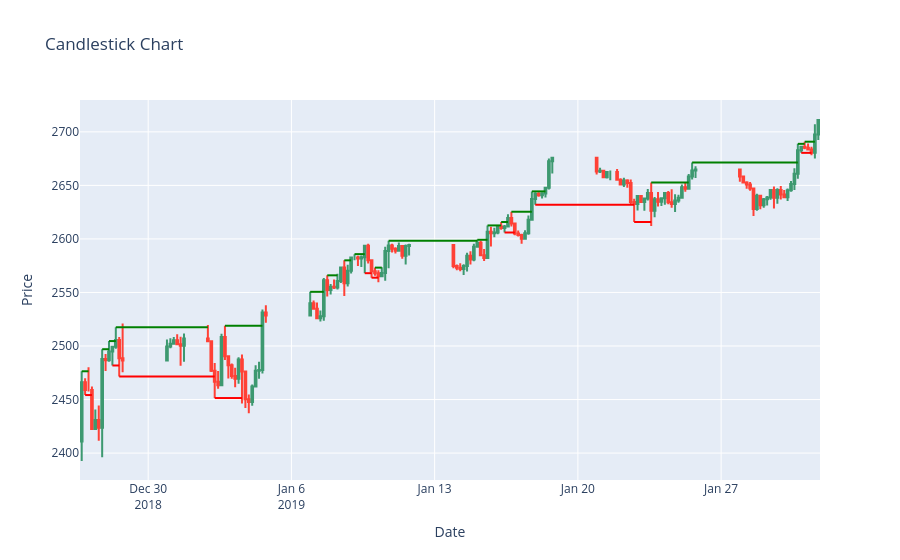

Notebook code cell kept with this figure:
### Code cell
Trading.plot_candlestick(df_b[100:250]) # only 1000 as with a big amount of data it is hard to see the candlesticks.

### Figure 1 — Plotly figure (JSON) as saved in the notebook; plotly's stock layout.template omitted (floating-point values rounded to 4 significant figures; data arrays with more than 128 entries replaced by an {"elided": "..."} marker saying what was removed)
{"data": [{"close": {"elided": "150 float values"}, "high": {"elided": "150 float values"}, "low": {"elided": "150 float values"}, "open": {"elided": "150 float values"}, "type": "candlestick", "x": {"elided": "150 str values"}}], "layout": {"shapes": [{"line": {"color": "Green", "width": 2}, "type": "line", "x0": "2018-12-26T18:00:00", "x1": "2018-12-27T02:00:00", "y0": 2476.0, "y1": 2476.0}, {"line": {"color": "Red", "width": 2}, "type": "line", "x0": "2018-12-26T22:00:00", "x1": "2018-12-27T06:00:00", "y0": 2454.0, "y1": 2454.0}, {"line": {"color": "Green", "width": 2}, "type": "line", "x0": "2018-12-27T18:00:00", "x1": "2018-12-28T02:00:00", "y0": 2497, "y1": 2497}, {"line": {"color": "Green", "width": 2}, "type": "line", "x0": "2018-12-28T02:00:00", "x1": "2018-12-28T10:00:00", "y0": 2505.0, "y1": 2505.0}, {"line": {"color": "Red", "width": 2}, "type": "line", "x0": "2018-12-28T06:00:00", "x1": "2018-12-28T14:00:00", "y0": 2482.0, "y1": 2482.0}, {"line": {"color": "Green", "width": 2}, "type": "line", "x0": "2018-12-28T10:00:00", "x1": "2019-01-01T22:00:00", "y0": 2518.0, "y1": 2518.0}, {"line": {"color": "Red", "width": 2}, "type": "line", "x0": "2018-12-28T14:00:00", "x1": "2019-01-02T06:00:00", "y0": 2472.0, "y1": 2472.0}, {"line": {"color": "Red", "width": 2}, "type": "line", "x0": "2019-01-02T06:00:00", "x1": "2019-01-03T14:00:00", "y0": 2451.0, "y1": 2451.0}, {"line": {"color": "Green", "width": 2}, "type": "line", "x0": "2019-01-02T18:00:00", "x1": "2019-01-04T14:00:00", "y0": 2519, "y1": 2519}, {"line": {"color": "Green", "width": 2}, "type": "line", "x0": "2019-01-06T22:00:00", "x1": "2019-01-07T14:00:00", "y0": 2551.0, "y1": 2551.0}, {"line": {"color": "Green", "width": 2}, "type": "line", "x0": "2019-01-07T18:00:00", "x1": "2019-01-08T06:00:00", "y0": 2566, "y1": 2566}, {"line": {"color": "Green", "width": 2}, "type": "line", "x0": "2019-01-08T14:00:00", "x1": "2019-01-08T22:00:00", "y0": 2580, "y1": 2580}, {"line": {"color": "Green", "width": 2}, "type": "line", "x0": "2019-01-09T02:00:00", "x1": "2019-01-09T14:00:00", "y0": 2586.0, "y1": 2586.0}, {"line": {"color": "Red", "width": 2}, "type": "line", "x0": "2019-01-09T14:00:00", "x1": "2019-01-09T22:00:00", "y0": 2568, "y1": 2568}, {"line": {"color": "Red", "width": 2}, "type": "line", "x0": "2019-01-09T22:00:00", "x1": "2019-01-10T06:00:00", "y0": 2564.0, "y1": 2564.0}, {"line": {"color": "Green", "width": 2}, "type": "line", "x0": "2019-01-10T02:00:00", "x1": "2019-01-10T10:00:00", "y0": 2573.0, "y1": 2573.0}, {"line": {"color": "Green", "width": 2}, "type": "line", "x0": "2019-01-10T18:00:00", "x1": "2019-01-15T02:00:00", "y0": 2598.0, "y1": 2598.0}, {"line": {"color": "Green", "width": 2}, "type": "line", "x0": "2019-01-15T02:00:00", "x1": "2019-01-15T14:00:00", "y0": 2599.0, "y1": 2599.0}, {"line": {"color": "Green", "width": 2}, "type": "line", "x0": "2019-01-15T14:00:00", "x1": "2019-01-16T06:00:00", "y0": 2613.0, "y1": 2613.0}, {"line": {"color": "Green", "width": 2}, "type": "line", "x0": "2019-01-16T06:00:00", "x1": "2019-01-16T14:00:00", "y0": 2616.0, "y1": 2616.0}, {"line": {"color": "Red", "width": 2}, "type": "line", "x0": "2019-01-16T10:00:00", "x1": "2019-01-16T22:00:00", "y0": 2606, "y1": 2606}, {"line": {"color": "Green", "width": 2}, "type": "line", "x0": "2019-01-16T18:00:00", "x1": "2019-01-17T18:00:00", "y0": 2625.0, "y1": 2625.0}, {"line": {"color": "Green", "width": 2}, "type": "line", "x0": "2019-01-17T18:00:00", "x1": "2019-01-18T10:00:00", "y0": 2644.0, "y1": 2644.0}, {"line": {"color": "Red", "width": 2}, "type": "line", "x0": "2019-01-17T22:00:00", "x1": "2019-01-22T18:00:00", "y0": 2632.0, "y1": 2632.0}, {"line": {"color": "Red", "width": 2}, "type": "line", "x0": "2019-01-22T18:00:00", "x1": "2019-01-23T14:00:00", "y0": 2616.0, "y1": 2616.0}, {"line": {"color": "Green", "width": 2}, "type": "line", "x0": "2019-01-23T14:00:00", "x1": "2019-01-25T10:00:00", "y0": 2653.0, "y1": 2653.0}, {"line": {"color": "Green", "width": 2}, "type": "line", "x0": "2019-01-25T14:00:00", "x1": "2019-01-30T18:00:00", "y0": 2671.0, "y1": 2671.0}, {"line": {"color": "Green", "width": 2}, "type": "line", "x0": "2019-01-30T18:00:00", "x1": "2019-01-31T02:00:00", "y0": 2689.0, "y1": 2689.0}, {"line": {"color": "Red", "width": 2}, "type": "line", "x0": "2019-01-30T22:00:00", "x1": "2019-01-31T10:00:00", "y0": 2680.0, "y1": 2680.0}, {"line": {"color": "Green", "width": 2}, "type": "line", "x0": "2019-01-31T02:00:00", "x1": "2019-01-31T14:00:00", "y0": 2691.0, "y1": 2691.0}], "title": {"text": "Candlestick Chart"}, "xaxis": {"rangeslider": {"visible": false}, "title": {"text": "Date"}}, "yaxis": {"title": {"text": "Price"}}}}
